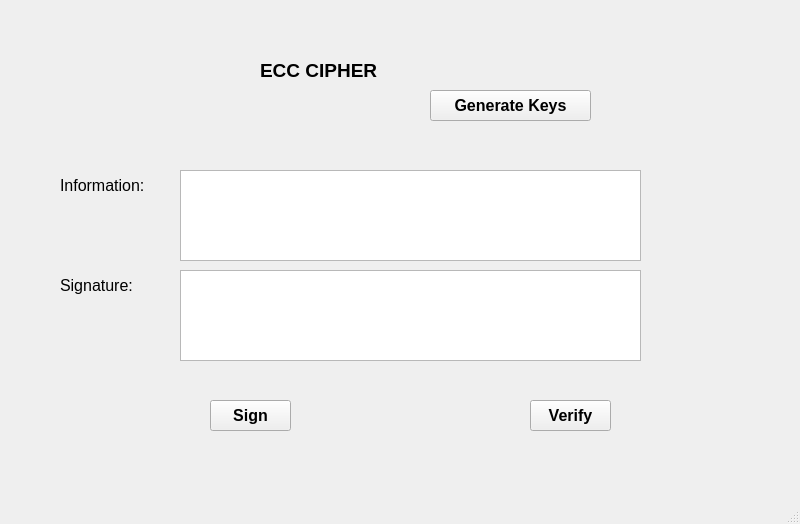
<?xml version="1.0" encoding="UTF-8"?>
<ui version="4.0">
 <class>MainWindow</class>
 <widget class="QMainWindow" name="MainWindow">
  <property name="geometry">
   <rect>
    <x>0</x>
    <y>0</y>
    <width>800</width>
    <height>524</height>
   </rect>
  </property>
  <property name="windowTitle">
   <string>MainWindow</string>
  </property>
  <widget class="QWidget" name="centralwidget">
   <widget class="QPushButton" name="btn_verify">
    <property name="geometry">
     <rect>
      <x>530</x>
      <y>400</y>
      <width>81</width>
      <height>31</height>
     </rect>
    </property>
    <property name="font">
     <font>
      <pointsize>12</pointsize>
      <weight>75</weight>
      <bold>true</bold>
     </font>
    </property>
    <property name="text">
     <string>Verify</string>
    </property>
   </widget>
   <widget class="QPlainTextEdit" name="txt_mation">
    <property name="geometry">
     <rect>
      <x>180</x>
      <y>170</y>
      <width>461</width>
      <height>91</height>
     </rect>
    </property>
   </widget>
   <widget class="QPushButton" name="btn_sign">
    <property name="geometry">
     <rect>
      <x>210</x>
      <y>400</y>
      <width>81</width>
      <height>31</height>
     </rect>
    </property>
    <property name="font">
     <font>
      <pointsize>12</pointsize>
      <weight>75</weight>
      <bold>true</bold>
     </font>
    </property>
    <property name="text">
     <string>Sign</string>
    </property>
   </widget>
   <widget class="QLabel" name="label_5">
    <property name="geometry">
     <rect>
      <x>60</x>
      <y>270</y>
      <width>81</width>
      <height>31</height>
     </rect>
    </property>
    <property name="font">
     <font>
      <pointsize>12</pointsize>
     </font>
    </property>
    <property name="text">
     <string>Signature:</string>
    </property>
   </widget>
   <widget class="QPushButton" name="btn_gen_keys">
    <property name="geometry">
     <rect>
      <x>430</x>
      <y>90</y>
      <width>161</width>
      <height>31</height>
     </rect>
    </property>
    <property name="font">
     <font>
      <pointsize>12</pointsize>
      <weight>75</weight>
      <bold>true</bold>
     </font>
    </property>
    <property name="text">
     <string>Generate Keys</string>
    </property>
   </widget>
   <widget class="QLabel" name="label_4">
    <property name="geometry">
     <rect>
      <x>60</x>
      <y>170</y>
      <width>101</width>
      <height>31</height>
     </rect>
    </property>
    <property name="font">
     <font>
      <pointsize>12</pointsize>
     </font>
    </property>
    <property name="text">
     <string>Information:</string>
    </property>
   </widget>
   <widget class="QLabel" name="label">
    <property name="geometry">
     <rect>
      <x>260</x>
      <y>30</y>
      <width>171</width>
      <height>81</height>
     </rect>
    </property>
    <property name="font">
     <font>
      <pointsize>14</pointsize>
      <weight>75</weight>
      <bold>true</bold>
     </font>
    </property>
    <property name="text">
     <string>ECC CIPHER</string>
    </property>
   </widget>
   <widget class="QPlainTextEdit" name="txt_sign">
    <property name="geometry">
     <rect>
      <x>180</x>
      <y>270</y>
      <width>461</width>
      <height>91</height>
     </rect>
    </property>
   </widget>
  </widget>
  <widget class="QMenuBar" name="menubar">
   <property name="geometry">
    <rect>
     <x>0</x>
     <y>0</y>
     <width>800</width>
     <height>26</height>
    </rect>
   </property>
  </widget>
  <widget class="QStatusBar" name="statusbar"/>
 </widget>
 <resources/>
 <connections/>
</ui>
